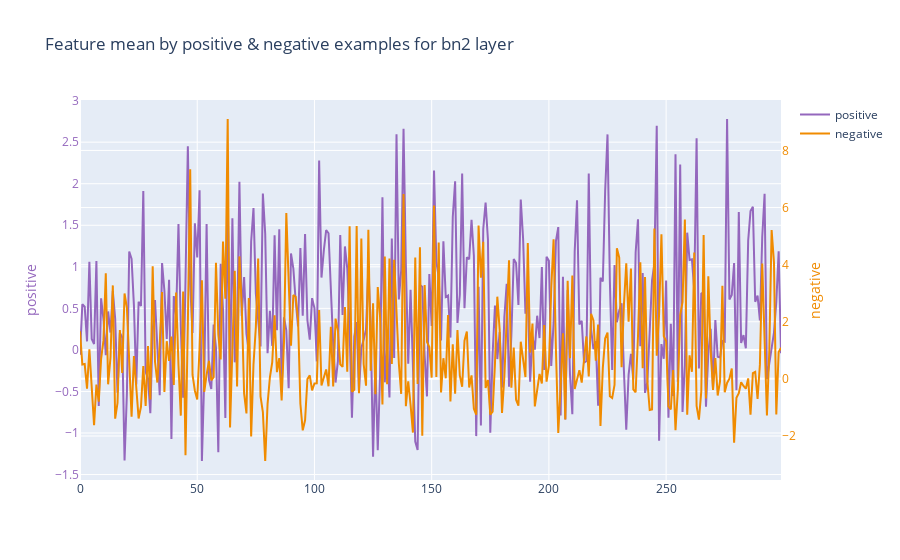

The cell this chart's notebook holds for it:
### Code cell
plot_scatter_intermediate_outputs_multitrace(
    pos_out_mean, neg_out_mean, 'positive', 'negative',
    'Feature mean by positive & negative examples for {} layer'.format(
        layer_name))

### Figure 1 — Plotly figure (JSON) as saved in the notebook; plotly's stock layout.template omitted (floating-point values rounded to 4 significant figures; data arrays with more than 128 entries replaced by an {"elided": "..."} marker saying what was removed)
{"data": [{"line": {"color": "#9467bd"}, "name": "positive", "type": "scatter", "x": {"elided": "300 int values"}, "y": {"elided": "300 float values"}}, {"line": {"color": "#F08B00"}, "name": "negative", "type": "scatter", "x": {"elided": "300 int values"}, "y": {"elided": "300 float values"}, "yaxis": "y2"}], "layout": {"title": {"text": "Feature mean by positive & negative examples for bn2 layer"}, "yaxis": {"tickfont": {"color": "#9467bd"}, "title": {"font": {"color": "#9467bd"}, "text": "positive"}}, "yaxis2": {"overlaying": "y", "side": "right", "tickfont": {"color": "#F08B00"}, "title": {"font": {"color": "#F08B00"}, "text": "negative"}}}}
